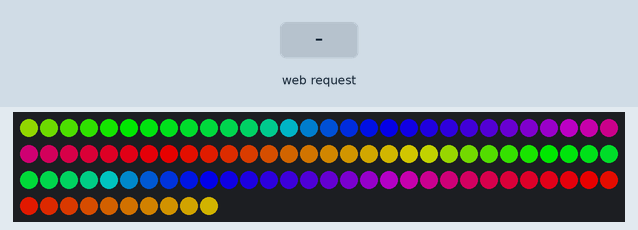
Recording of a sketch running on a simulated ESP32-C3. Parts: 100 RGB LEDs in strip order, left to right, continuing on the next row. Inputs (shaded band) come from the test bench. Dim RGB values are drawn brighter than linear; WiFi joins after 1.5 s; servers stay silent unless stated; random numbers use the default seed unless the sketch sets one.

Above: at 3.4 s.
3.5 s: HTTP request GET /color?val=120&hex=120&id=120 received
At 4.7 s:
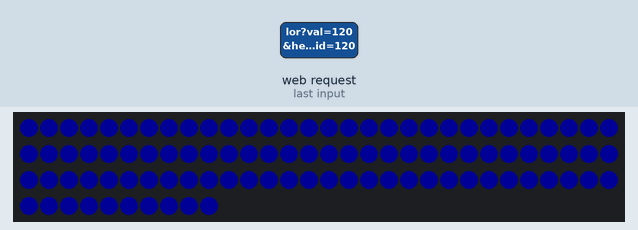
5.0 s: HTTP request GET /brightness?val=120 received
6.5 s: HTTP request GET /toggle received
At 7.2 s:
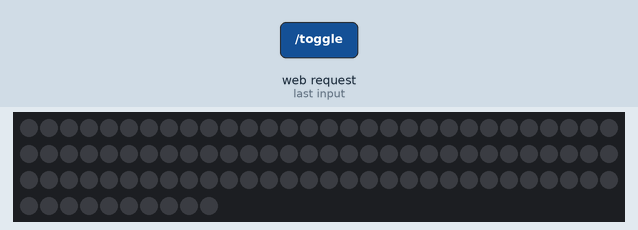
8.0 s: HTTP request GET /toggle?val=1 received
At 8.4 s:
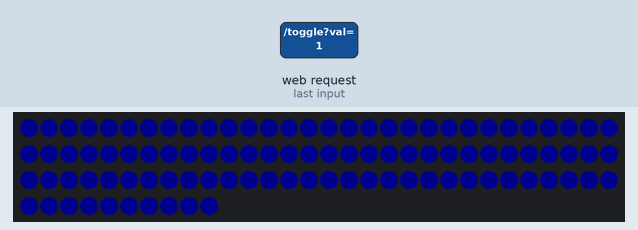
Timing chart, 0 to 10.5 s (numbered marks = the images above; inputs shaded):
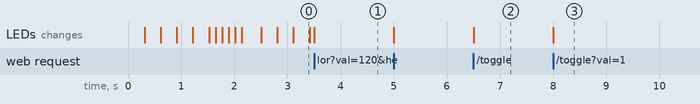

The sketch:

webserver.ino
```cpp
#include <WiFi.h>
#include <WebServer.h>
#include <WiFiUdp.h>
#include <FastLED.h>

// ==================== CONFIGURATION ====================
const char* WIFI_SSID     = "MagentaWLAN-1X46";
const char* WIFI_PASSWORD = "37895278861980387018";

#define LED_PIN        4
#define NUM_LEDS       100
#define CURRENT_LIMIT  2000 // 2A current limit for 5V 2A supply
#define DDP_PORT       4048
#define MAX_PACKET     1500

CRGB leds[NUM_LEDS];
WebServer server(80);
WiFiUDP udp;
uint8_t packetBuffer[MAX_PACKET];

// Controller State
bool powerOn = true;
uint8_t brightness = 180;
CRGB solidColor = CRGB::White;
uint8_t currentMode = 1; // 0=Solid, 1=Rainbow, 2=Fire, 3=Breathe, 4=Chase, 5=Sparkle, 99=DDP (Music)

unsigned long lastDdpTime = 0;
const unsigned long DDP_TIMEOUT_MS = 2500;
uint8_t animStep = 0;
unsigned long lastAnimUpdate = 0;

// Embedded HTML UI
const char INDEX_HTML[] PROGMEM = R"rawliteral(
<!DOCTYPE html>
<html>
<head>
  <meta charset="utf-8">
  <meta name="viewport" content="width=device-width, initial-scale=1">
  <title>ESP32 LED Controller</title>
  <style>
    body { font-family: -apple-system, BlinkMacSystemFont, "Segoe UI", Roboto, sans-serif; background: #121212; color: #fff; text-align: center; margin: 0; padding: 20px; }
    .card { background: #1e1e1e; max-width: 420px; margin: 0 auto; padding: 25px; border-radius: 20px; box-shadow: 0 8px 30px rgba(0,0,0,0.5); }
    h2 { margin-top: 0; font-size: 26px; font-weight: 700; }
    .btn { display: inline-block; width: 100%; box-sizing: border-box; padding: 16px; margin: 8px 0; border: none; border-radius: 12px; font-size: 18px; font-weight: 600; cursor: pointer; transition: 0.2s; }
    .btn-power { background: #e53935; color: #fff; }
    .btn-power.on { background: #43a047; }
    .btn-effect { background: #2c2c2c; color: #eee; width: 48%; margin: 1%; }
    .btn-effect.active { background: #2196f3; color: #fff; }
    .effects-grid { display: flex; flex-wrap: wrap; justify-content: space-between; margin: 15px 0; }
    .slider-box { margin: 20px 0; text-align: left; }
    .slider-box label { display: block; font-size: 14px; color: #bbb; margin-bottom: 8px; }
    input[type=range] { width: 100%; height: 8px; border-radius: 4px; background: #444; outline: none; -webkit-appearance: none; }
    input[type=range]::-webkit-slider-thumb { -webkit-appearance: none; width: 22px; height: 22px; border-radius: 50%; background: #2196f3; cursor: pointer; }
    input[type=color] { border: none; width: 100%; height: 50px; border-radius: 12px; background: none; cursor: pointer; }
  </style>
</head>
<body>
  <div class="card">
    <h2>LED Controller</h2>
    <button id="pwrBtn" class="btn btn-power" onclick="togglePower()">Power ON/OFF</button>

    <div class="slider-box">
      <label>Brightness (<span id="brightVal">180</span>/255)</label>
      <input type="range" min="5" max="255" value="180" id="brightSlider" oninput="setBrightness(this.value)">
    </div>

    <div class="slider-box">
      <label>Solid Color</label>
      <input type="color" value="#ffffff" id="colorPicker" onchange="setColor(this.value)">
    </div>

    <div class="effects-grid">
      <button class="btn btn-effect" onclick="setEffect(1)">Rainbow</button>
      <button class="btn btn-effect" onclick="setEffect(2)">Fire</button>
      <button class="btn btn-effect" onclick="setEffect(3)">Breathe</button>
      <button class="btn btn-effect" onclick="setEffect(4)">Chase</button>
      <button class="btn btn-effect" onclick="setEffect(5)">Sparkle</button>
      <button class="btn btn-effect" onclick="setEffect(0)">Solid</button>
    </div>
  </div>

  <script>
    function togglePower() {
      fetch('/toggle').then(r => r.json()).then(data => updateUI(data));
    }
    function setBrightness(val) {
      document.getElementById('brightVal').innerText = val;
      fetch('/brightness?val=' + val);
    }
    function setColor(hex) {
      fetch('/color?hex=' + encodeURIComponent(hex));
    }
    function setEffect(id) {
      fetch('/mode?id=' + id);
    }
    function updateUI(data) {
      const pwr = document.getElementById('pwrBtn');
      if (data.power) {
        pwr.innerText = 'Power ON';
        pwr.classList.add('on');
      } else {
        pwr.innerText = 'Power OFF';
        pwr.classList.remove('on');
      }
      document.getElementById('brightSlider').value = data.brightness;
      document.getElementById('brightVal').innerText = data.brightness;
    }
    fetch('/status').then(r => r.json()).then(data => updateUI(data));
  </script>
</body>
</html>
)rawliteral";

void handleRoot() {
  server.send(200, "text/html", INDEX_HTML);
}

void handleStatus() {
  String json = "{\"power\":" + String(powerOn ? "true" : "false") + ",\"brightness\":" + String(brightness) + ",\"mode\":" + String(currentMode) + "}";
  server.send(200, "application/json", json);
}

void handleToggle() {
  powerOn = !powerOn;
  FastLED.setBrightness(powerOn ? brightness : 0);
  if (!powerOn) FastLED.clear(true);
  handleStatus();
}

void handleBrightness() {
  if (server.hasArg("val")) {
    brightness = server.arg("val").toInt();
    if (powerOn) FastLED.setBrightness(brightness);
  }
  server.send(200, "text/plain", "OK");
}

void handleColor() {
  if (server.hasArg("hex")) {
    String hex = server.arg("hex");
    if (hex.startsWith("#")) hex = hex.substring(1);
    long rgb = strtol(hex.c_str(), NULL, 16);
    solidColor = CRGB((rgb >> 16) & 0xFF, (rgb >> 8) & 0xFF, rgb & 0xFF);
    currentMode = 0; // Solid
  }
  server.send(200, "text/plain", "OK");
}

void handleMode() {
  if (server.hasArg("id")) {
    currentMode = server.arg("id").toInt();
  }
  server.send(200, "text/plain", "OK");
}

void updateAnimations() {
  if (!powerOn) return;

  // Mode 0: Solid color
  if (currentMode == 0) {
    fill_solid(leds, NUM_LEDS, solidColor);
    FastLED.show();
    return;
  }

  // Animation timer ~50 FPS
  if (millis() - lastAnimUpdate < 20) return;
  lastAnimUpdate = millis();
  animStep++;

  switch (currentMode) {
    case 1: // Rainbow
      fill_rainbow(leds, NUM_LEDS, animStep * 2, 5);
      break;

    case 2: // Fire simulation
      for (int i = 0; i < NUM_LEDS; i++) {
        uint8_t heat = qsub8(inoise8(i * 60, animStep * 15), 50);
        leds[i] = HeatColor(heat);
      }
      break;

    case 3: // Breathe
      {
        uint8_t breath = beatsin8(25, 20, 255);
        fill_solid(leds, NUM_LEDS, solidColor);
        nscale8_video(leds, NUM_LEDS, breath);
      }
      break;

    case 4: // Chase
      fadeToBlackBy(leds, NUM_LEDS, 40);
      leds[animStep % NUM_LEDS] = solidColor;
      break;

    case 5: // Sparkle
      fadeToBlackBy(leds, NUM_LEDS, 30);
      if (random8() < 60) {
        leds[random16(NUM_LEDS)] = CRGB::White;
      }
      break;
  }
  FastLED.show();
}

void handleDdpStreaming() {
  int packetSize = udp.parsePacket();
  while (packetSize > 0) {
    if (packetSize > 10) {
      int len = udp.read(packetBuffer, MAX_PACKET);
      uint8_t flags = packetBuffer[0];
      uint8_t headerSize = (flags & 0x10) ? 14 : 10;

      if (len > headerSize) {
        uint32_t byteOffset = ((uint32_t)packetBuffer[4] << 24) |
                              ((uint32_t)packetBuffer[5] << 16) |
                              ((uint32_t)packetBuffer[6] << 8)  |
                               (uint32_t)packetBuffer[7];
        uint16_t dataLength = ((uint16_t)packetBuffer[8] << 8) | packetBuffer[9];
        uint16_t availableBytes = len - headerSize;
        if (dataLength > availableBytes) dataLength = availableBytes;

        uint16_t startLed = byteOffset / 3;
        uint16_t ledCount = dataLength / 3;

        for (uint16_t i = 0; i < ledCount; i++) {
          uint16_t idx = startLed + i;
          if (idx >= NUM_LEDS) break;
          uint16_t p = headerSize + (i * 3);
          leds[idx].r = packetBuffer[p];
          leds[idx].g = packetBuffer[p + 1];
          leds[idx].b = packetBuffer[p + 2];
        }

        if (powerOn) FastLED.show();
        lastDdpTime = millis();
      }
    } else {
      udp.read(packetBuffer, MAX_PACKET);
    }
    packetSize = udp.parsePacket();
  }
}

void setup() {
  Serial.begin(115200);
  Serial.setTxTimeoutMs(0);

  FastLED.addLeds<WS2811, LED_PIN, GRB>(leds, NUM_LEDS).setCorrection(TypicalLEDStrip);
  if (CURRENT_LIMIT > 0) FastLED.setMaxPowerInVoltsAndMilliamps(5, CURRENT_LIMIT);
  FastLED.setBrightness(brightness);
  FastLED.clear(true);

  WiFi.mode(WIFI_STA);
  WiFi.setSleep(false);
  WiFi.begin(WIFI_SSID, WIFI_PASSWORD);

  while (WiFi.status() != WL_CONNECTED) {
    delay(300);
    leds[0] = (animStep++ % 2 == 0) ? CRGB::Blue : CRGB::Black;
    FastLED.show();
  }

  // Flash green 3 times when connected
  for (int i = 0; i < 3; i++) {
    for (int j = 0; j < 5; j++) leds[j] = CRGB::Green;
    FastLED.show();
    delay(120);
    FastLED.clear(true);
    delay(120);
  }

  // Web routes
  server.on("/", handleRoot);
  server.on("/status", handleStatus);
  server.on("/toggle", handleToggle);
  server.on("/brightness", handleBrightness);
  server.on("/color", handleColor);
  server.on("/mode", handleMode);
  server.begin();

  udp.begin(DDP_PORT);
}

void loop() {
  server.handleClient();
  handleDdpStreaming();

  // If receiving live DDP stream from PC/LedFx, DDP takes priority
  // Otherwise, run standalone web-selected animations
  if (millis() - lastDdpTime > DDP_TIMEOUT_MS) {
    updateAnimations();
  }
}
```

Measured:
- after the input at 6.5 s, the LEDs: change at once (image 2)
- after the input at 8.0 s, the LEDs: change at once (image 3)
